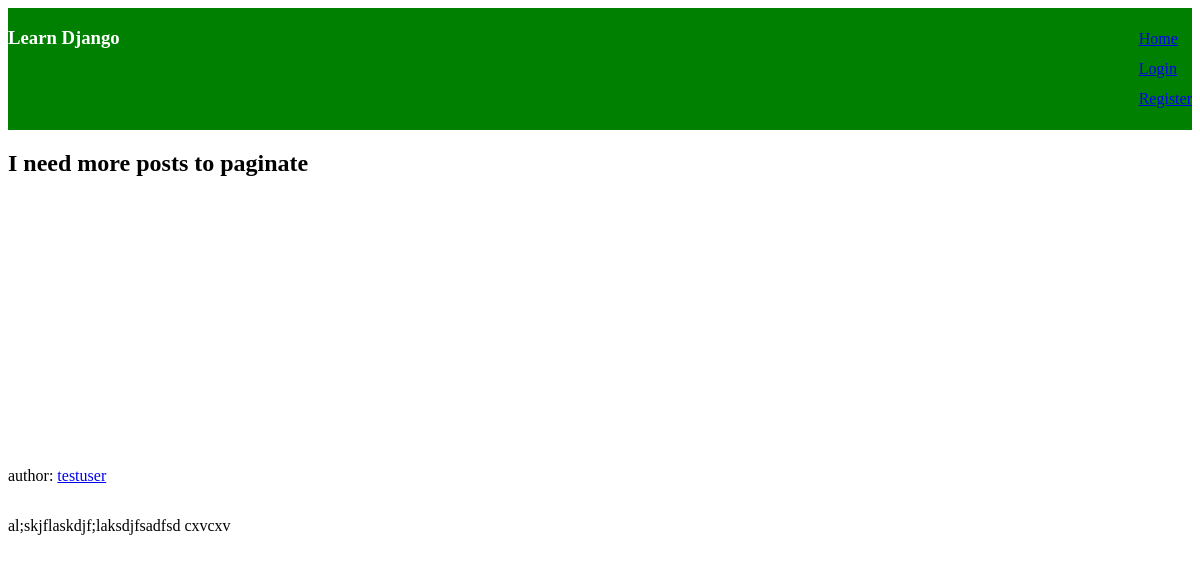
Page /post/6/ on the committed database.
### blog/models.py (models this page shows, shortened)
class Post(models.Model):
    title = models.CharField(max_length=100)
    content = models.TextField()
    date_posted = models.DateTimeField(default=timezone.now)
    author = models.ForeignKey(User, on_delete=models.CASCADE)

### blog/views.py (the view)
# urls.py: path('post/<int:pk>/', PostDetailView.as_view(), name='post-detail'),
class PostDetailView(DetailView):
    model = Post

### blog/templates/blog/post_detail.html (shortened to what this page needs)
{% extends "blog/base.html" %}
{% block content %}
<h2>{{ object.title }}</h2>
<p>author: <a href="{% url 'user-posts' object.author.username %}">{{ object.author }}</a></p>
<p>{{ object.content }}<p>
{% endblock content %}

### blog/static/blog/base.css (style rules this page uses)
body { display: grid; grid-template-areas: "header" "page"; grid-template-rows: auto 100%; }

### rows in the picture
Post: title "I need more posts to paginate", author "testuser", content "al;skjflaskdjf;laksdjfsadfsd cxvcxv"
